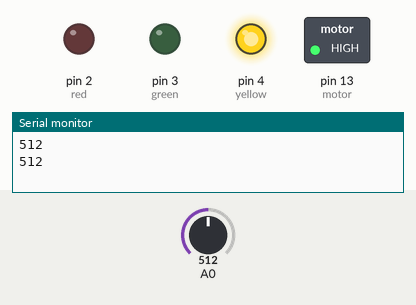
Simulated run of this sketch. Board: Arduino Uno, built with avr-gcc and run on an emulated ATmega328P. Parts: switched loads named in the sketch (green lamp = pin HIGH), output pins drawn as LEDs (lit = HIGH), the last lines printed to the serial monitor. Inputs (shaded band) come from the test bench; at power-on: A0 = 512.

Above: at 1.4 s.
1.5 s: A0 set to 412
3.3 s: A0 set to 384
At 4.7 s:
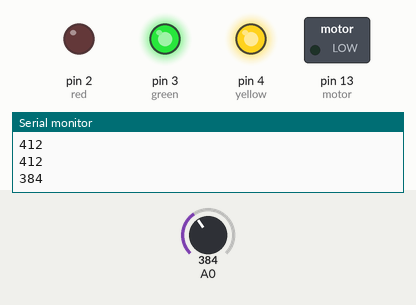
6.5 s: A0 set to 810
At 9.4 s:
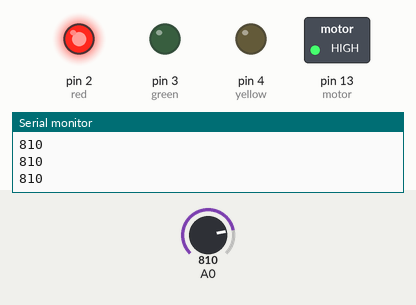
9.7 s: A0 set to 784
At 10.15 s:
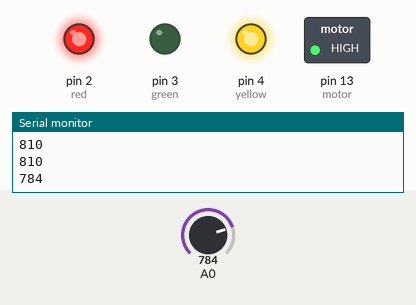
11.8 s: A0 set to 900
At 12.9 s:
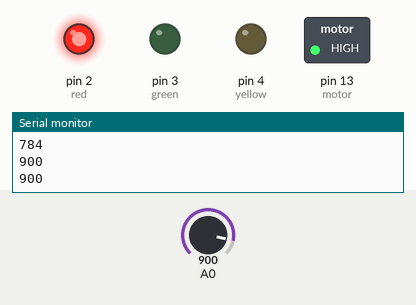
13.9 s: A0 set to 790
At 15.8 s:
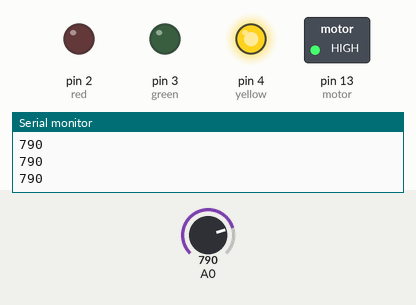
Timing chart, 0 to 17.0 s (numbered marks = the images above; inputs shaded):
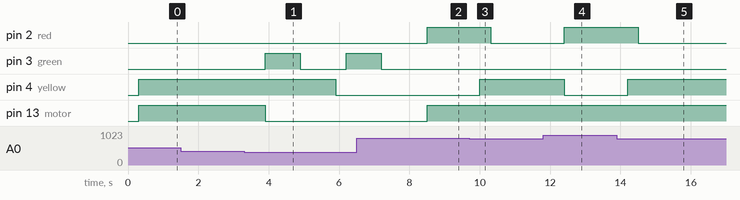

The sketch:

Arduinoproject04.ino
```cpp
//Defining a variable for the led green.
int green=3;
//Defining a variable for the red green.
int red=2;
//Defining a variable for the yellow green.
int yellow=4;

//Defininf a variable for the potetiometer.
int potentiometer;

//Defining the pin of the motor
int motor=13;


void setup() {
  //defining the pinMode.
  pinMode(green,OUTPUT);
  //defining the pinMode.
  pinMode(red,OUTPUT);
  //defining the pinMode.
  pinMode(yellow,OUTPUT);
  //Definig the engine  pinMode
  pinMode(motor,OUTPUT);

  //open the serial port
  Serial.begin(9600);

}

void loop() {
  //storing the value read from the the potentiometer.
  int potentiometer=analogRead(A0);
  delay(300);


  //This will read the value of the potentiometer.
  Serial.println(potentiometer);


  //Check statement
  if(potentiometer>=0 && potentiometer <=400){
    //This is defining how the motor will behave.
    analogWrite(motor, map(3,0,9,0,255));
    digitalWrite(green,HIGH);
    delay(1000);
    digitalWrite(green,LOW);
    delay(1000);
    digitalWrite(red,LOW);
    digitalWrite(yellow,LOW);

    //Check statement
  }else if(potentiometer>=400 && potentiometer <=800){
    //This is defining how the motor will behave.
    analogWrite(motor, map(6,0,9,0,255));
    digitalWrite(yellow,HIGH);
    delay(300);
    digitalWrite(red,LOW);
    digitalWrite(green,LOW);

    //Check statement
  }else if(potentiometer>800){
    //This is defining how the motor will behave.
    analogWrite(motor, map(9,0,9,0,255));
    digitalWrite(red,HIGH);
    digitalWrite(yellow, LOW);
    digitalWrite(green,LOW);
  }
}
```

Measured:
- the behaviour switches between 401 and 400 on A0 (found by bisection; images 0 and 1)
- the behaviour switches between 801 and 800 on A0 (found by bisection; images 2 and 3)
- after the input at 3.3 s, pin 3 (green): LOW → HIGH after 0.60 s, → LOW 1.0 s later, → HIGH 1.3 s later; pin 4 (yellow): HIGH → LOW after 2.6 s; pin 13 (motor): HIGH → LOW after 0.60 s
- after the input at 6.5 s, pin 2 (red), pin 13 (motor): LOW → HIGH after 2.0 s; pin 3 (green): goes on until 7.2 s, then stays LOW
- after the input at 9.7 s, pin 2 (red): HIGH → LOW after 0.61 s; pin 4 (yellow): LOW → HIGH after 0.31 s
- after the input at 11.8 s, pin 2 (red): LOW → HIGH after 0.61 s; pin 4 (yellow): HIGH → LOW after 0.61 s
- after the input at 13.9 s, pin 2 (red): HIGH → LOW after 0.61 s; pin 4 (yellow): LOW → HIGH after 0.31 s
